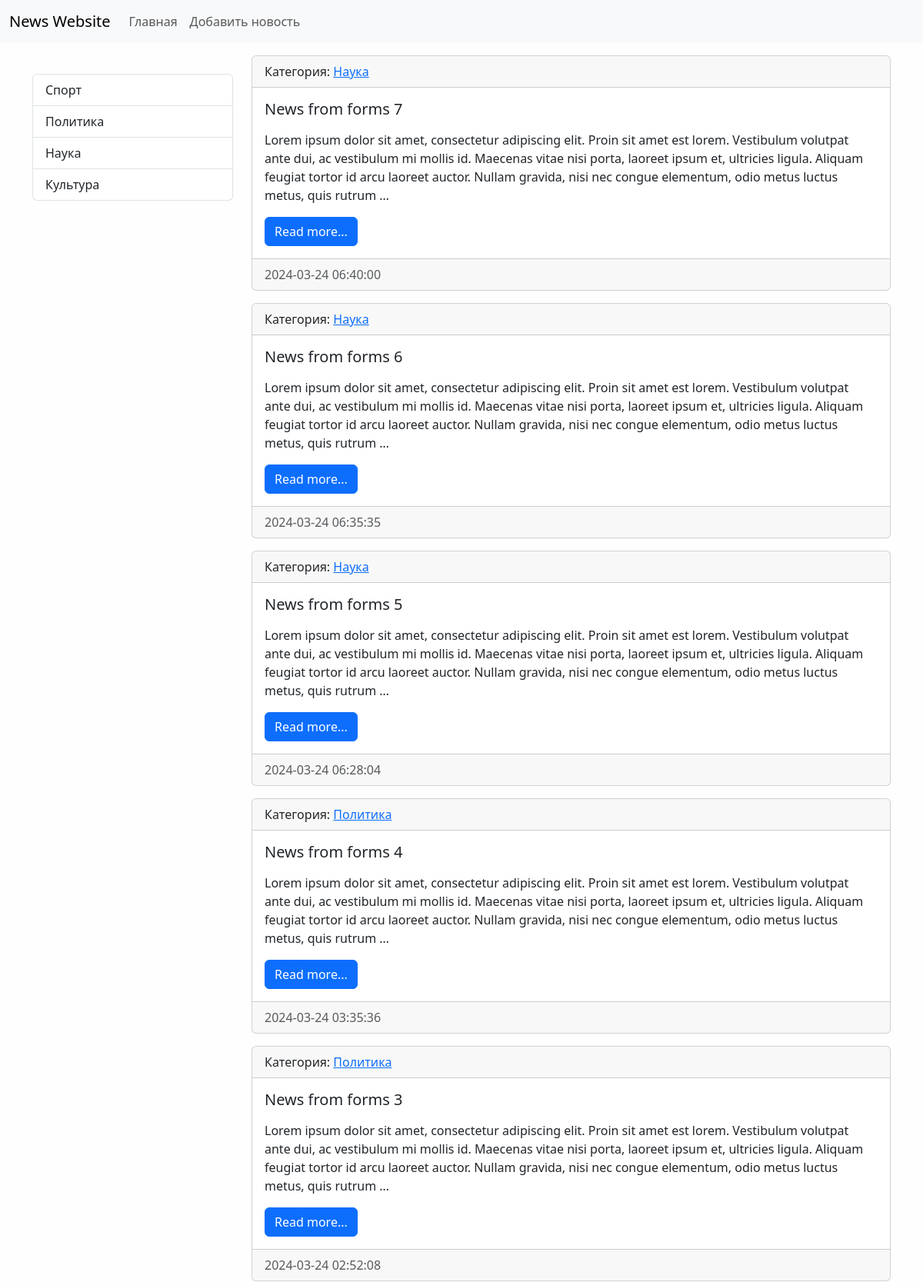
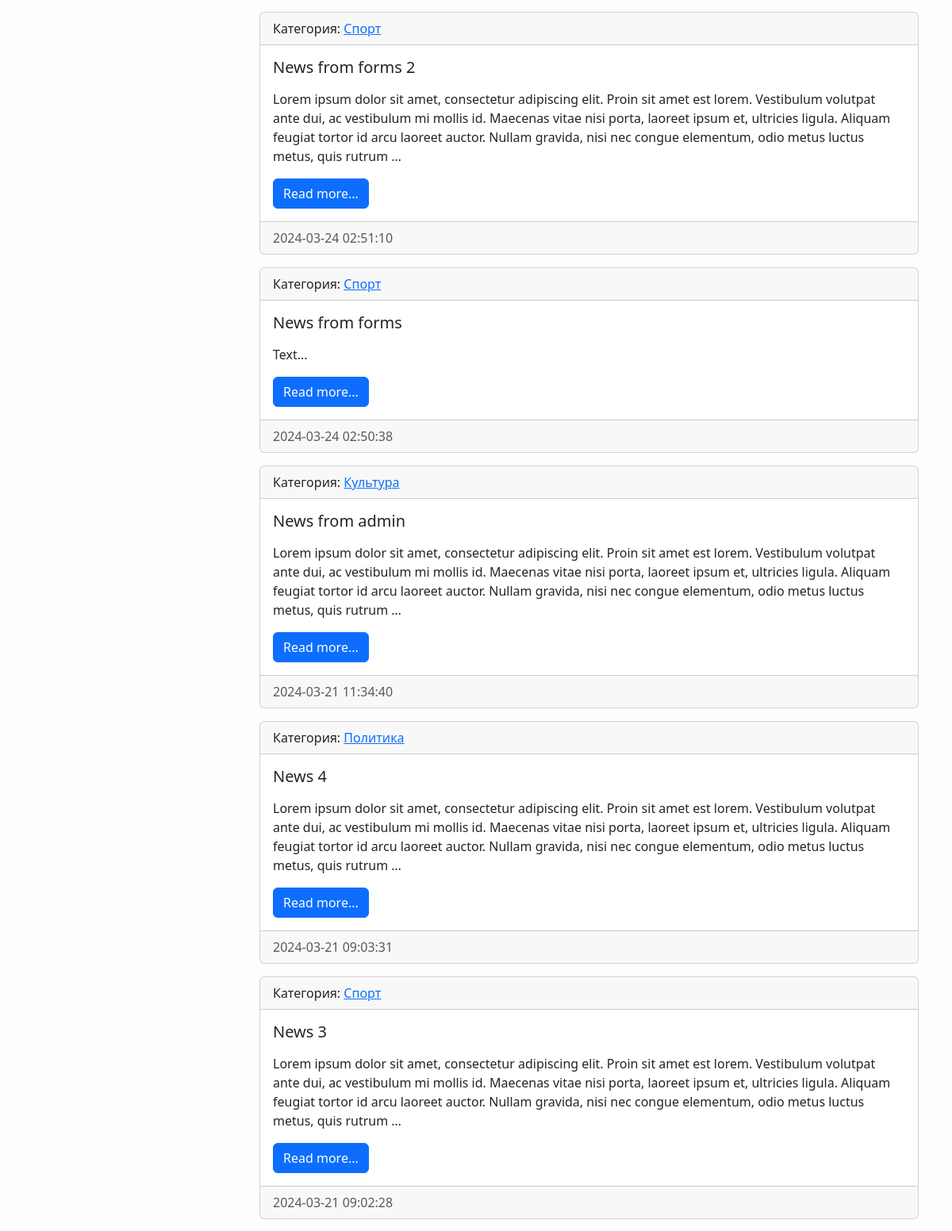
The page / (upper part) on the database its author committed (2 pictures, top to bottom).
### news/models.py (models this page shows, shortened)
class Category(models.Model):
    title = models.CharField(max_length=150, db_index=True, verbose_name='Наименование категории')
    def get_absolute_url(self):
        return reverse('category', kwargs={'category_id': self.pk})
    class Meta:
        verbose_name = 'Категория'
        verbose_name_plural = 'Категории'
        ordering = ['-title']

class News(models.Model):
    title = models.CharField(max_length = 150, verbose_name='Наименование')
    content = models.TextField(blank = True, verbose_name='Контент')
    created_at = models.DateTimeField(auto_now_add = True, verbose_name='Дата публикации')
    updated_at = models.DateTimeField(auto_now = True, verbose_name='Обновлено')
    is_published = models.BooleanField(default=True, verbose_name='Опубликовано')
    category = models.ForeignKey('Category', on_delete=models.PROTECT, verbose_name='Категория')
    def get_absolute_url(self):
        return reverse('view_news', kwargs={'pk': self.pk})
    class Meta:
        verbose_name = 'Новость'
        verbose_name_plural = 'Новости'
        ordering = ['-created_at']

### news/views.py (the view)
# urls.py: path('', HomeNews.as_view(), name='home'),
class HomeNews(ListView):
    model = News
    template_name = 'news/home_news_list.html'
    context_object_name = 'news'
    def get_context_data(self, *, object_list=None, **kwargs):
        context = super().get_context_data(**kwargs)
        context['title'] = 'Главная страница'
        return context
    def get_queryset(self):
        return News.objects.filter(is_published=True)

### news/templatetags/news_tags.py (called while the page is built)
@register.inclusion_tag('news/list_categories.html')
def show_categories(arg1='Hello', arg2='world'):
    categories = Category.objects.all()
    return {'categories': categories}

### news/templates/news/home_news_list.html (shortened to what this page needs)
{% extends 'base.html'%}
{% block sidebar %}
  {% include 'inc/_sidebar.html'%}
{% endblock %}
{% block content %}
  {%for item in news%}
  <div class="card mb-3">
    <div class="card-header">
      Категория:
      <a href="{{item.category.get_absolute_url}}">{{item.category.title}}</a>
    </div>
    <div class="card-body">
      <h5 class="card-title">{{item.title}}</h5>
      <p class="card-text">{{item.content|linebreaks|safe|truncatewords:50}}</p>
      <a
        href="{{item.get_absolute_url}}"
        class="btn btn-primary"
        >Read more...</a
      >
    </div>
    <div class="card-footer text-body-secondary">
      {{item.created_at|date:'Y-m-d H:i:s'}}
    </div>
  </div>
  {%endfor%}
{% endblock %}

### news/templates/news/list_categories.html
<div class="list-group">
    {%for item in categories%}
    <a
      href="{{item.get_absolute_url}}"
      class="list-group-item list-group-item-action"
      >{{item.title}}</a
    >
    {%endfor%}
  </div>

### mysite/static/css/style.css (style rules this page uses)
body { background-color: #fefefe; }

### rows shown on the page
Category: title "Спорт"
Category: title "Политика"
Category: title "Наука"
Category: title "Культура"
News: category "Наука", title "News from forms 7", content "Lorem ipsum dolor sit amet, consectetur adipiscing elit. Proin sit amet est lorem. Vestibulum volutpat ante dui, ac vestibulum mi mollis id. Maecenas vitae nisi porta, laoreet ipsum et, ultricies ligula. Aliquam feugiat tortor id arcu laoreet auctor. Nullam gravida, nisi nec congue elementum, odio metus luctus metus, quis rutrum …", created_at "2024-03-24 06:40:00"
News: category "Наука", title "News from forms 6", content "Lorem ipsum dolor sit amet, consectetur adipiscing elit. Proin sit amet est lorem. Vestibulum volutpat ante dui, ac vestibulum mi mollis id. Maecenas vitae nisi porta, laoreet ipsum et, ultricies ligula. Aliquam feugiat tortor id arcu laoreet auctor. Nullam gravida, nisi nec congue elementum, odio metus luctus metus, quis rutrum …", created_at "2024-03-24 06:35:35"
News: category "Наука", title "News from forms 5", content "Lorem ipsum dolor sit amet, consectetur adipiscing elit. Proin sit amet est lorem. Vestibulum volutpat ante dui, ac vestibulum mi mollis id. Maecenas vitae nisi porta, laoreet ipsum et, ultricies ligula. Aliquam feugiat tortor id arcu laoreet auctor. Nullam gravida, nisi nec congue elementum, odio metus luctus metus, quis rutrum …", created_at "2024-03-24 06:28:04"
News: category "Политика", title "News from forms 4", content "Lorem ipsum dolor sit amet, consectetur adipiscing elit. Proin sit amet est lorem. Vestibulum volutpat ante dui, ac vestibulum mi mollis id. Maecenas vitae nisi porta, laoreet ipsum et, ultricies ligula. Aliquam feugiat tortor id arcu laoreet auctor. Nullam gravida, nisi nec congue elementum, odio metus luctus metus, quis rutrum …", created_at "2024-03-24 03:35:36"
News: category "Политика", title "News from forms 3", content "Lorem ipsum dolor sit amet, consectetur adipiscing elit. Proin sit amet est lorem. Vestibulum volutpat ante dui, ac vestibulum mi mollis id. Maecenas vitae nisi porta, laoreet ipsum et, ultricies ligula. Aliquam feugiat tortor id arcu laoreet auctor. Nullam gravida, nisi nec congue elementum, odio metus luctus metus, quis rutrum …", created_at "2024-03-24 02:52:08"
News: category "Спорт", title "News from forms 2", content "Lorem ipsum dolor sit amet, consectetur adipiscing elit. Proin sit amet est lorem. Vestibulum volutpat ante dui, ac vestibulum mi mollis id. Maecenas vitae nisi porta, laoreet ipsum et, ultricies ligula. Aliquam feugiat tortor id arcu laoreet auctor. Nullam gravida, nisi nec congue elementum, odio metus luctus metus, quis rutrum …", created_at "2024-03-24 02:51:10"
News: category "Спорт", title "News from forms", content "Text...", created_at "2024-03-24 02:50:38"
News: category "Культура", title "News from admin", content "Lorem ipsum dolor sit amet, consectetur adipiscing elit. Proin sit amet est lorem. Vestibulum volutpat ante dui, ac vestibulum mi mollis id. Maecenas vitae nisi porta, laoreet ipsum et, ultricies ligula. Aliquam feugiat tortor id arcu laoreet auctor. Nullam gravida, nisi nec congue elementum, odio metus luctus metus, quis rutrum …", created_at "2024-03-21 11:34:40"
News: category "Политика", title "News 4", content "Lorem ipsum dolor sit amet, consectetur adipiscing elit. Proin sit amet est lorem. Vestibulum volutpat ante dui, ac vestibulum mi mollis id. Maecenas vitae nisi porta, laoreet ipsum et, ultricies ligula. Aliquam feugiat tortor id arcu laoreet auctor. Nullam gravida, nisi nec congue elementum, odio metus luctus metus, quis rutrum …", created_at "2024-03-21 09:03:31"
News: category "Спорт", title "News 3", content "Lorem ipsum dolor sit amet, consectetur adipiscing elit. Proin sit amet est lorem. Vestibulum volutpat ante dui, ac vestibulum mi mollis id. Maecenas vitae nisi porta, laoreet ipsum et, ultricies ligula. Aliquam feugiat tortor id arcu laoreet auctor. Nullam gravida, nisi nec congue elementum, odio metus luctus metus, quis rutrum …", created_at "2024-03-21 09:02:28"
